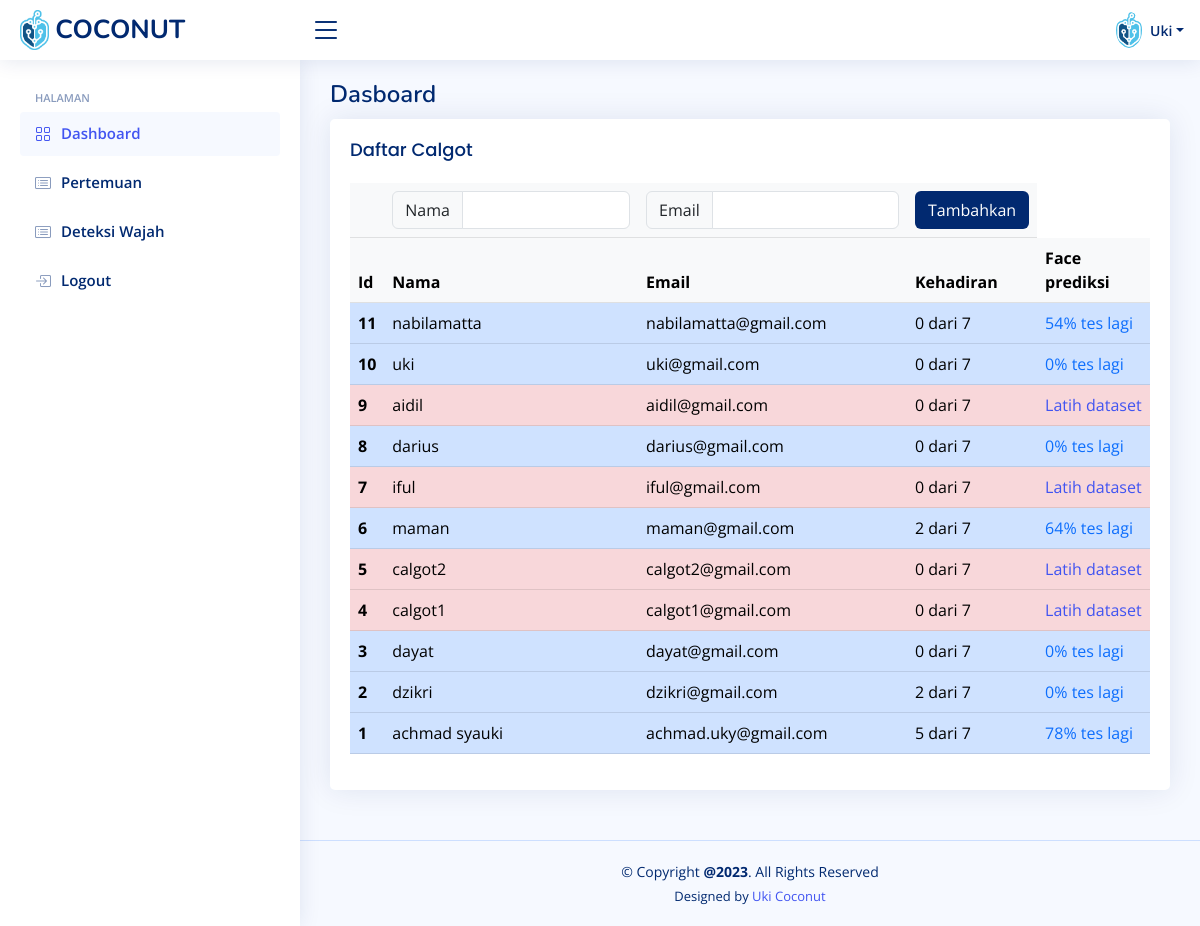
/dasboard (signed in), run on the app's committed database.
### app/models.py (models this page shows, shortened)
class Admin(UserMixin, db.Model):
    id = db.Column(db.Integer, primary_key=True)
    username = db.Column(db.String(64), index=True, unique=True)
    email = db.Column(db.String(120), index=True, unique=True)
    password_hash = db.Column(db.String(128))

class User(db.Model):
    id = db.Column(db.Integer, primary_key=True)
    username = db.Column(db.String(64), index=True, unique=True)
    email = db.Column(db.String(120), index=True, unique=True)
    jumlah_hadir = db.Column(db.Integer, default=0)
    dataset = db.Column(db.Boolean(), default=False)
    face_prediksi = db.Column(db.Integer, default=0)
    absensi = db.relationship('Absen', back_populates='user', lazy='dynamic')

### app/routes.py (the view)
@app.route('/dasboard', methods=['GET','POST'])
@login_required
def dasboard():
    allUser = User.query.all()[::-1]
    allPertemuan = Pertemuan.query.all()[::-1]
    form = FormAddCalgot()
    if form.validate_on_submit():
        calgot = User(username=form.username.data, email=form.email.data)
        db.session.add(calgot)
        db.session.commit()
        flash(f"{form.username.data} Berhasil terdaftar")
        return redirect(url_for('dasboard'))
    return render_template('dasboard.html', form=form, allUser=allUser, pertemuan=allPertemuan, jumlah_pertemuan=len(allPertemuan), title="Dasboard")

### app/forms.py
class FormAddCalgot(FlaskForm):
    username = StringField('Nama Calgot', validators=[DataRequired()])
    email = StringField('Email', validators=[DataRequired(), Email()])
    submit = SubmitField('Tambahkan')

### app/models.py (called while the page is built)
@login.user_loader
def load_user(id):
    return Admin.query.get(int(id))

### app/templates/dasboard.html (shortened to what this page needs)
{% extends 'base.html' %}
{% block content %}
<div class="pagetitle">
  <h1>Dasboard</h1>
</div>
<div class="card">
  <div class="card-body">
    <h5 class="card-title">Daftar Calgot</h5>
    <table class="table">
      <thead>
        <tr class="table-light">
          <th scope="col"></th>
          <form action="" method="post">
            <td>
              <div class="col-md-12">
                <div class="input-group">
                  <span class="input-group-text" id="inputGroupPrepend2">Nama</span>
                  {{ form.username(class='form-control') }}
                </div>
              </div>
            </td>
            <td>
              <div class="col-md-12">
                <div class="input-group">
                  <span class="input-group-text" id="inputGroupPrepend2">Email</span>
                  {{ form.email(class="form-control") }}
                </div>
              </div>
            </td>
            <td>
              {{ form.submit(class="btn", style='background-color: #012970; color: #fff;') }}
            </td>
          </form>
        </tr>
        <tr class="table-light">
          <th scope="col">Id</th>
          <th scope="col">Nama</th>
          <th scope="col">Email</th>
          <th scope="col">Kehadiran</th>
          <th scope="col">Face prediksi</th>
        </tr>
      </thead>
      <tbody>
        {% for isi in allUser %}
        {% if isi.dataset %}
        <tr class="table-primary">
          <th scope="row">{{ isi.id }}</th>
          <td>{{ isi.username }}</td>
          <td>{{ isi.email }}</td>
          <td>{{ isi.jumlah_hadir }} dari {{ jumlah_pertemuan }}</td>
          <td><a href="{{ url_for('tesprediksi', username=isi.username) }}" class="text-primary">{{ isi.face_prediksi }}% tes lagi</a></td>
        </tr>
        {% else %}
        <tr class="table-danger">
          <th scope="row">{{ isi.id }}</th>
          <td>{{ isi.username }}</td>
          <td>{{ isi.email }}</td>
          <td>{{ isi.jumlah_hadir }} dari {{ jumlah_pertemuan }}</td>
          <td><a href="{{ url_for('tambahkan', username=isi.username) }}">Latih dataset</a></td>
        </tr>
        {% endif %}
        {% endfor %}
      </tbody>
    </table>
  </div>
</div>
{% endblock %}

### app/templates/base.html (shortened to what this page needs)
<!DOCTYPE html>
<html lang="en">
<head>
  <link href="{{ url_for('static', filename='assets/vendor/bootstrap/css/bootstrap.min.css') }}" rel="stylesheet">
  <link href="{{ url_for('static', filename='assets/vendor/bootstrap-icons/bootstrap-icons.css')}}" rel="stylesheet">
  <link href="{{ url_for('static', filename='assets/vendor/boxicons/css/boxicons.min.css') }}" rel="stylesheet">
  <link href="{{ url_for('static', filename='assets/vendor/quill/quill.snow.css')}}" rel="stylesheet">
  <link href="{{ url_for('static', filename='assets/vendor/quill/quill.bubble.css') }}" rel="stylesheet">
  <link href="{{ url_for('static', filename='assets/vendor/remixicon/remixicon.css') }}" rel="stylesheet">
  <link href="{{ url_for('static', filename='assets/vendor/simple-datatables/style.css')}}" rel="stylesheet">
  <link href="{{ url_for('static', filename='assets/css/style.css') }}" rel="stylesheet">
</head>
<body>
  <header id="header" class="header fixed-top d-flex align-items-center">
    <div class="d-flex align-items-center justify-content-between">
      <a href="{{ url_for('index') }}" class="logo d-flex align-items-center">
        <img src="{{ url_for('static', filename='assets/img/logo.png') }}" alt="">
        <span class="d-none d-lg-block">COCONUT</span>
      </a>
      <i class="bi bi-list toggle-sidebar-btn"></i>
    </div>
    <nav class="header-nav ms-auto">
      <ul class="d-flex align-items-center">
        <li class="nav-item dropdown pe-3">
          {% if current_user.is_authenticated %}
          <a class="nav-link nav-profile d-flex align-items-center pe-0" href="#" data-bs-toggle="dropdown">
            <img src="{{ url_for('static', filename='img/logo.png')}}" alt="Profile"
              class="rounded-circle">
            <span class="d-none d-md-block dropdown-toggle ps-2">{{ current_user.username }}</span>
          </a>
          {% else %}
          <a class="nav-link nav-profile d-flex align-items-center pe-0" href="#" data-bs-toggle="dropdown">
            <img src="{{ url_for('static', filename='img/logo.png')}}" alt="Profile"
              class="rounded-circle">
            <span class="d-none d-md-block dropdown-toggle ps-2">Unknow</span>
          </a>
          {% endif %}
        </li>
      </ul>
    </nav>
  </header>
  <aside id="sidebar" class="sidebar">
    <ul class="sidebar-nav" id="sidebar-nav">
      <li class="nav-heading">Halaman</li>
      {% if current_user.is_authenticated %}
      <li class="nav-item">
        {% if title == 'Dasboard' %}
        <a class="nav-link " href="{{ url_for('dasboard')}}">
          {% else %}
          <a class="nav-link collapsed" href="{{ url_for('dasboard')}}">
            {% endif %}
            <i class="bi bi-grid"></i>
            <span>Dashboard</span>
          </a>
      </li>
      <li class="nav-item">
        {% if title == 'Pertemuan' %}
        <a class="nav-link" href="{{ url_for('pertemuan') }}">
          {% else %}
          <a class="nav-link collapsed" href="{{ url_for('pertemuan') }}">
            {% endif %}
            <i class="bi bi-card-list"></i>
            <span>Pertemuan</span>
          </a>
      </li>
      <li class="nav-item">
        {% if title == 'Deteksi' %}
        <a class="nav-link" href="{{ url_for('deteksi_wajah') }}">
          {% else %}
          <a class="nav-link collapsed" href="{{ url_for('deteksi_wajah') }}">
            {% endif %}
            <i class="bi bi-card-list"></i>
            <span>Deteksi Wajah</span>
          </a>
      </li>
      {% endif %}
      {% if current_user.is_authenticated %}
      <li class="nav-item">
        <a class="nav-link collapsed" href="{{ url_for('logout') }}">
          <i class="bi bi-box-arrow-in-right"></i>
          <span>Logout</span>
        </a>
      </li>
      {% endif %}
    </ul>
  </aside>
  <main id="main" class="main">
    {% block content %}
    {% endblock %}
  </main>
  <footer id="footer" class="footer">
    <div class="copyright">
      &copy; Copyright <strong><span>@2023</span></strong>. All Rights Reserved
    </div>
    <div class="credits">
      Designed by <a href="https://bootstrapmade.com/">Uki Coconut</a>
    </div>
  </footer>
</body>
</html>

### app/static/assets/css/style.css (style rules this page uses)
:root { scroll-behavior: smooth; }
body { font-family: "Open Sans", sans-serif; background: #f6f9ff; color: #444444; }
a { color: #4154f1; text-decoration: none; }
h1, h2, h3, h4, h5, h6 { font-family: "Nunito", sans-serif; }
#main { margin-top: 60px; padding: 20px 30px; transition: all 0.3s; }
.pagetitle { margin-bottom: 10px; }
.pagetitle h1 { font-size: 24px; margin-bottom: 0; font-weight: 600; color: #012970; }
.card { margin-bottom: 30px; border: none; border-radius: 5px; box-shadow: 0px 0 30px rgba(1, 41, 112, 0.1); }
.card-title { padding: 20px 0 15px 0; font-size: 18px; font-weight: 500; color: #012970; font-family: "Poppins", sans-serif; }
.card-body { padding: 0 20px 20px 20px; }
.logo { line-height: 1; }
@media (min-width: 1200px) { .logo { width: 280px; } }
.logo img { max-height: 40px; margin-right: 6px; }
.logo span { font-size: 26px; font-weight: 700; color: #012970; font-family: "Nunito", sans-serif; }
.header { transition: all 0.5s; z-index: 997; height: 60px; box-shadow: 0px 2px 20px rgba(1, 41, 112, 0.1); background-color: #fff; padding-left: 20px; }
.header .toggle-sidebar-btn { font-size: 32px; padding-left: 10px; cursor: pointer; color: #012970; }
.header-nav ul { list-style: none; }
.header-nav>ul { margin: 0; padding: 0; }
.header-nav .nav-profile { color: #012970; }
.header-nav .nav-profile img { max-height: 36px; }
.header-nav .nav-profile span { font-size: 14px; font-weight: 600; }
.sidebar { position: fixed; top: 60px; left: 0; bottom: 0; width: 300px; z-index: 996; transition: all 0.3s; padding: 20px; overflow-y: auto; scrollbar-width: thin; scrollbar-color: #aab7cf transparent; box-shadow: 0px 0px 20px rgba(1, 41, 112, 0.1); background-color: #fff; }
@media (min-width: 1200px) { #main, #footer { margin-left: 300px; } }
.sidebar-nav { padding: 0; margin: 0; list-style: none; }
.sidebar-nav li { padding: 0; margin: 0; list-style: none; }
.sidebar-nav .nav-item { margin-bottom: 5px; }
.sidebar-nav .nav-heading { font-size: 11px; text-transform: uppercase; color: #899bbd; font-weight: 600; margin: 10px 0 5px 15px; }
.sidebar-nav .nav-link { display: flex; align-items: center; font-size: 15px; font-weight: 600; color: #4154f1; transition: 0.3; background: #f6f9ff; padding: 10px 15px; border-radius: 4px; }
.sidebar-nav .nav-link i { font-size: 16px; margin-right: 10px; color: #4154f1; }
.sidebar-nav .nav-link.collapsed { color: #012970; background: #fff; }
.sidebar-nav .nav-link.collapsed i { color: #899bbd; }
.footer { padding: 20px 0; font-size: 14px; transition: all 0.3s; border-top: 1px solid #cddfff; }
.footer .copyright { text-align: center; color: #012970; }
.footer .credits { padding-top: 5px; text-align: center; font-size: 13px; color: #012970; }

### data on the page
Admin: username "Uki"
User: id "11", username "nabilamatta", email "nabilamatta@gmail.com", jumlah_hadir "0", jumlah_pertemuan "7", face_prediksi "54"
User: id "10", username "uki", email "uki@gmail.com", jumlah_hadir "0", jumlah_pertemuan "7", face_prediksi "0"
User: id "9", username "aidil", email "aidil@gmail.com", jumlah_hadir "0", jumlah_pertemuan "7"
User: id "8", username "darius", email "darius@gmail.com", jumlah_hadir "0", jumlah_pertemuan "7", face_prediksi "0"
User: id "7", username "iful", email "iful@gmail.com", jumlah_hadir "0"
User: id "6", username "maman", email "maman@gmail.com", jumlah_hadir "2", jumlah_pertemuan "7", face_prediksi "64"
User: id "5", username "calgot2", email "calgot2@gmail.com", jumlah_hadir "0", jumlah_pertemuan "7"
User: id "4", username "calgot1", email "calgot1@gmail.com", jumlah_hadir "0", jumlah_pertemuan "7"
User: id "3", username "dayat", email "dayat@gmail.com", jumlah_hadir "0", jumlah_pertemuan "7", face_prediksi "0"
User: id "2", username "dzikri", email "dzikri@gmail.com", jumlah_hadir "2", jumlah_pertemuan "7", face_prediksi "0"
User: id "1", username "achmad syauki", email "achmad.uky@gmail.com", jumlah_hadir "5", jumlah_pertemuan "7", face_prediksi "78"
